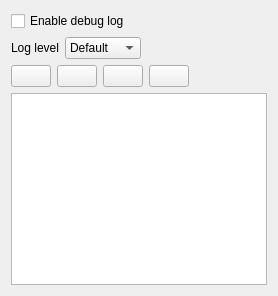
         <widget class="QWidget" name="pageAdvanced">
          <property name="sizePolicy">
           <sizepolicy hsizetype="MinimumExpanding" vsizetype="MinimumExpanding">
            <horstretch>0</horstretch>
            <verstretch>0</verstretch>
           </sizepolicy>
          </property>
          <layout class="QVBoxLayout" name="verticalLayout_17">
           <item>
            <widget class="QCheckBox" name="enableDebugLog">
             <property name="text">
              <string>Enable debug log</string>
             </property>
            </widget>
           </item>
           <item>
            <layout class="QHBoxLayout" name="horizontalLayout_12">
             <item>
              <widget class="QLabel" name="label_3">
               <property name="text">
                <string>Log level</string>
               </property>
              </widget>
             </item>
             <item>
              <widget class="QComboBox" name="comboBoxLogLevel">
               <item>
                <property name="text">
                 <string>Default</string>
                </property>
               </item>
               <item>
                <property name="text">
                 <string>Verbose</string>
                </property>
               </item>
               <item>
                <property name="text">
                 <string>Debug</string>
                </property>
               </item>
              </widget>
             </item>
             <item>
              <spacer name="horizontalSpacer_16">
               <property name="orientation">
                <enum>Qt::Horizontal</enum>
               </property>
               <property name="sizeHint" stdset="0">
                <size>
                 <width>40</width>
                 <height>20</height>
                </size>
               </property>
              </spacer>
             </item>
            </layout>
           </item>
           <item>
            <layout class="QHBoxLayout" name="horizontalLayout_13">
             <item>
              <widget class="SxButton" name="clearLogButton">
               <property name="toolTip">
                <string>Clear log window</string>
               </property>
               <property name="text">
                <string notr="true"/>
               </property>
              </widget>
             </item>
             <item>
              <widget class="SxButton" name="openLogButton">
               <property name="toolTip">
                <string>Open log directory...</string>
               </property>
               <property name="text">
                <string notr="true"/>
               </property>
              </widget>
             </item>
             <item>
              <widget class="SxButton" name="pushButton">
               <property name="toolTip">
                <string>Delete all log files</string>
               </property>
               <property name="text">
                <string notr="true"/>
               </property>
              </widget>
             </item>
             <item>
              <widget class="SxButton" name="sendLogsButton">
               <property name="toolTip">
                <string>Export logs</string>
               </property>
               <property name="text">
                <string notr="true"/>
               </property>
              </widget>
             </item>
             <item>
              <spacer name="horizontalSpacer_5">
               <property name="orientation">
                <enum>Qt::Horizontal</enum>
               </property>
               <property name="sizeHint" stdset="0">
                <size>
                 <width>40</width>
                 <height>20</height>
                </size>
               </property>
              </spacer>
             </item>
            </layout>
           </item>
           <item>
            <widget class="LogTableView" name="logView">
             <property name="showDropIndicator" stdset="0">
              <bool>false</bool>
             </property>
             <property name="dragDropOverwriteMode">
              <bool>false</bool>
             </property>
             <property name="selectionBehavior">
              <enum>QAbstractItemView::SelectRows</enum>
             </property>
             <attribute name="horizontalHeaderVisible">
              <bool>false</bool>
             </attribute>
             <attribute name="horizontalHeaderCascadingSectionResizes">
              <bool>true</bool>
             </attribute>
             <attribute name="verticalHeaderVisible">
              <bool>false</bool>
             </attribute>
             <attribute name="verticalHeaderCascadingSectionResizes">
              <bool>true</bool>
             </attribute>
            </widget>
           </item>
          </layout>
         </widget>
